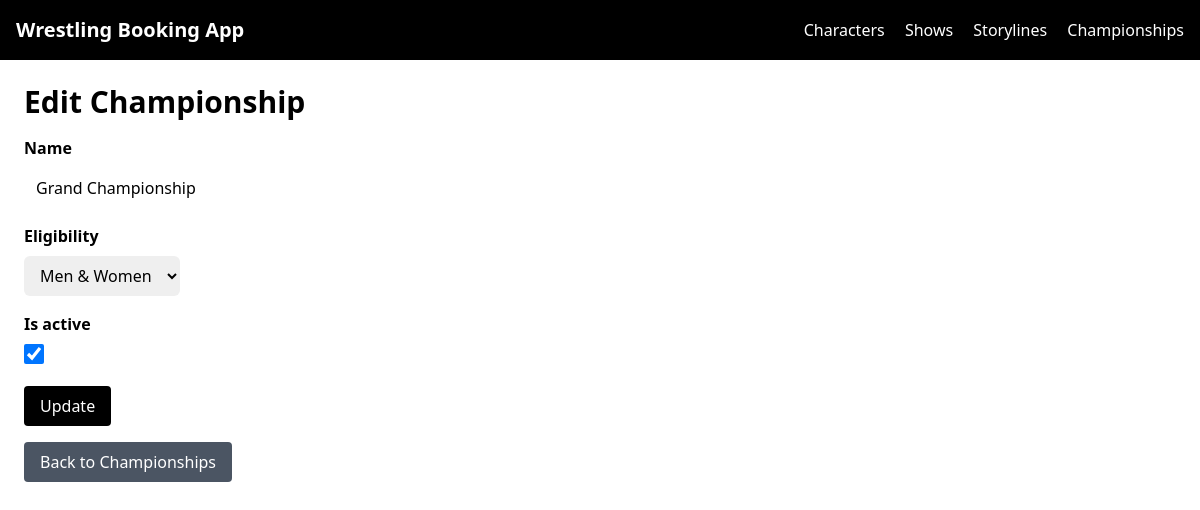
The app's page /titles/1/edit/ with its own data.
### core/models.py (models this page shows, shortened)
class Championship(models.Model):
    class Eligibility(models.TextChoices):
        MEN = "MEN", "Men Only"
        WOMEN = "WOMEN", "Women Only"
        OPEN = "OPEN", "Men & Women"
    name = models.CharField(max_length=100, unique=True)
    eligibility = models.CharField(
        max_length=10,
        choices=Eligibility.choices
    )
    is_active = models.BooleanField(default=True)

### titles/views.py (the view)
# urls.py: path("<int:pk>/edit/", ChampionshipUpdateView.as_view(), name="championship-edit"),
class ChampionshipUpdateView(UpdateView):
    model = Championship
    form_class = ChampionshipForm
    template_name = "titles/championship_form.html"
    success_url = reverse_lazy("championship-list")

### core/forms.py
class ChampionshipForm(forms.ModelForm):
    class Meta:
        model = Championship
        fields = ["name", "eligibility", "is_active"]
    def __init__(self, *args, **kwargs):
        super().__init__(*args, **kwargs)
        for name, field in self.fields.items():
            if isinstance(field.widget, forms.CheckboxSelectMultiple):
                field.widget.attrs.update({
                    "class": "space-y-2"
                })
            elif isinstance(field.widget, forms.CheckboxInput):
                field.widget.attrs.update({
                    "class": "h-5 w-5 text-blue-600"
                })
            else:
                field.widget.attrs.update({
                    "class": (
                        "w-half rounded-md px-3 py-2 text-white"
                        "bg-gray-400 dark:bg-gray-700 "
                        "focus:outline-none focus:ring-2 focus:ring-blue-500"
                    )
                })

### titles/templates/titles/championship_form.html (shortened to what this page needs)
{% extends "base.html" %}
{% block content %}
<h1 class="text-3xl font-bold mb-4">
    {% if view.object %}Edit Championship{% else %}Add Championship{% endif %}
</h1>
<form method="post" class="space-y-4">
    {% for field in form %}
        <div class="mb-4">
            <label class="block font-semibold mb-2">
            {{ field.label }}
            </label>
            {{ field }}
        </div>
    {% endfor %}
    <button type="submit" class="bg-black text-white px-4 py-2 rounded">
        {% if view.object %}Update{% else %}Create{% endif %}
    </button>
</form>
<button onclick="window.location='{% url 'championship-list' %}'" class="bg-gray-600 text-white px-4 py-2 rounded mt-4 inline-block cursor-pointer">Back to Championships</button>
{% endblock %}

### records on screen
Championship: form "Grand Championship" "Men & Women" "☑"

### other values on screen
{{ field.label }} "Name" "Eligibility" "Is active"
